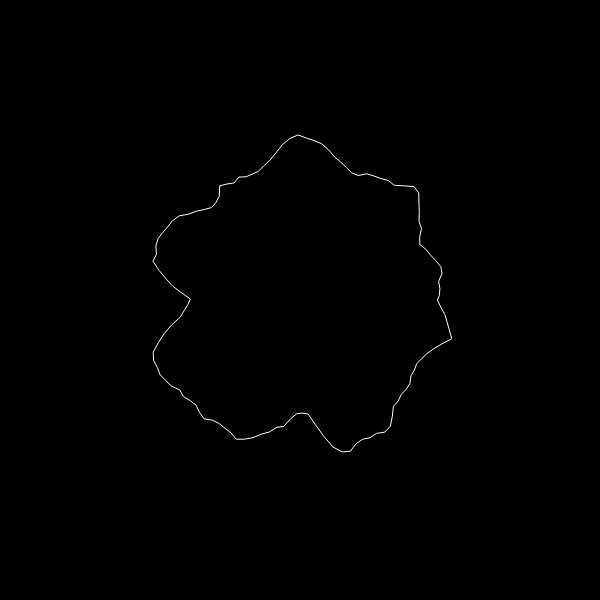
Frame 1 (no input)
Frame 2 (the mouse pressed at the canvas centre, redrawn once): identical to frame 1, image omitted

The p5.js sketch that drew this single still picture (run headless with seeded random() and noise() and a simulated clock; the mouse was pressed at the canvas centre and the sketch redrawn once):

// p5.js sketch
// ── sketch.js
const noiseMax = 4;

function setup() {
	createCanvas(600,600);


}

function draw() {
	draw_();
}


function draw_() {
	background(0);
	translate(width/2,height/2);
	noFill();
	stroke(255);
	beginShape();
	for (let a = 0; a< TWO_PI ; a+=0.05) {
		let xOff = map(cos(a),-1,1,0,noiseMax);
		let yOff = map(sin(a),-1,1,0,noiseMax);
		let r = map(noise(xOff,yOff),0,1,100,200);
		let x = cos(a) * r;
		let y = sin(a) * r;
		vertex(x,y);
	}
	endShape(CLOSE);
	noLoop();
}
